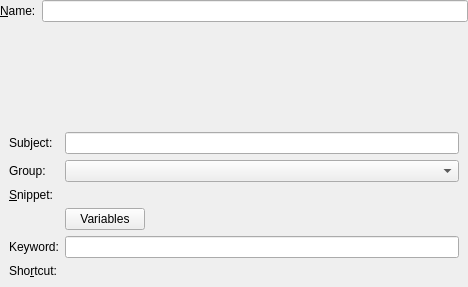
<?xml version="1.0" encoding="UTF-8"?>
<ui version="4.0">
 <class>SnippetWidget</class>
 <widget class="QWidget" name="SnippetWidget">
  <property name="geometry">
   <rect>
    <x>0</x>
    <y>0</y>
    <width>468</width>
    <height>287</height>
   </rect>
  </property>
  <layout class="QVBoxLayout" name="verticalLayout">
   <property name="leftMargin">
    <number>0</number>
   </property>
   <property name="topMargin">
    <number>0</number>
   </property>
   <property name="rightMargin">
    <number>0</number>
   </property>
   <property name="bottomMargin">
    <number>0</number>
   </property>
   <item>
    <layout class="QFormLayout" name="formLayout_2">
     <item row="0" column="0">
      <widget class="QLabel" name="nameLabel">
       <property name="text">
        <string>&amp;Name:</string>
       </property>
       <property name="wordWrap">
        <bool>false</bool>
       </property>
       <property name="buddy">
        <cstring>nameEdit</cstring>
       </property>
      </widget>
     </item>
     <item row="0" column="1">
      <widget class="KLineEdit" name="nameEdit"/>
     </item>
    </layout>
   </item>
   <item>
    <widget class="QWidget" name="groupWidget" native="true">
     <layout class="QGridLayout" name="gridLayout">
      <item row="3" column="2">
       <spacer name="horizontalSpacer">
        <property name="orientation">
         <enum>Qt::Horizontal</enum>
        </property>
        <property name="sizeHint" stdset="0">
         <size>
          <width>347</width>
          <height>20</height>
         </size>
        </property>
       </spacer>
      </item>
      <item row="2" column="0">
       <widget class="QLabel" name="textLabel">
        <property name="text">
         <string>&amp;Snippet:</string>
        </property>
        <property name="alignment">
         <set>Qt::AlignTop</set>
        </property>
        <property name="wordWrap">
         <bool>false</bool>
        </property>
        <property name="buddy">
         <cstring>snippetText</cstring>
        </property>
       </widget>
      </item>
      <item row="7" column="1" colspan="2">
       <widget class="KKeySequenceWidget" name="keyWidget">
        <property name="sizePolicy">
         <sizepolicy hsizetype="Preferred" vsizetype="Preferred">
          <horstretch>0</horstretch>
          <verstretch>0</verstretch>
         </sizepolicy>
        </property>
       </widget>
      </item>
      <item row="1" column="0">
       <widget class="QLabel" name="textLabelGroup">
        <property name="text">
         <string comment="Group to which the snippet belongs.">Group:</string>
        </property>
        <property name="wordWrap">
         <bool>false</bool>
        </property>
       </widget>
      </item>
      <item row="1" column="1" colspan="2">
       <widget class="KComboBox" name="groupBox"/>
      </item>
      <item row="2" column="1" colspan="2">
       <widget class="KPIMTextEdit::PlainTextEditorWidget" name="snippetText">
        <property name="font">
         <font>
          <family>Courier</family>
          <pointsize>11</pointsize>
         </font>
        </property>
       </widget>
      </item>
      <item row="6" column="0">
       <widget class="QLabel" name="label">
        <property name="text">
         <string>Keyword:</string>
        </property>
       </widget>
      </item>
      <item row="3" column="1">
       <widget class="QPushButton" name="pushButtonVariables">
        <property name="text">
         <string>Variables</string>
        </property>
       </widget>
      </item>
      <item row="7" column="0">
       <widget class="QLabel" name="keyWidgetLabel">
        <property name="text">
         <string>Sho&amp;rtcut:</string>
        </property>
        <property name="wordWrap">
         <bool>false</bool>
        </property>
        <property name="buddy">
         <cstring>keyWidget</cstring>
        </property>
       </widget>
      </item>
      <item row="6" column="1" colspan="2">
       <widget class="KLineEdit" name="keyword">
        <property name="urlDropsEnabled">
         <bool>false</bool>
        </property>
        <property name="trapEnterKeyEvent" stdset="0">
         <bool>true</bool>
        </property>
        <property name="showClearButton" stdset="0">
         <bool>true</bool>
        </property>
       </widget>
      </item>
      <item row="0" column="0">
       <widget class="QLabel" name="label_2">
        <property name="text">
         <string>Subject:</string>
        </property>
       </widget>
      </item>
      <item row="0" column="1" colspan="2">
       <widget class="KLineEdit" name="subject">
        <property name="clearButtonEnabled">
         <bool>true</bool>
        </property>
        <property name="urlDropsEnabled">
         <bool>false</bool>
        </property>
        <property name="trapEnterKeyEvent" stdset="0">
         <bool>true</bool>
        </property>
       </widget>
      </item>
     </layout>
    </widget>
   </item>
  </layout>
 </widget>
 <customwidgets>
  <customwidget>
   <class>KComboBox</class>
   <extends>QComboBox</extends>
   <header>kcombobox.h</header>
  </customwidget>
  <customwidget>
   <class>KLineEdit</class>
   <extends>QLineEdit</extends>
   <header>klineedit.h</header>
  </customwidget>
  <customwidget>
   <class>KPIMTextEdit::PlainTextEditorWidget</class>
   <extends>QWidget</extends>
   <header>kpimtextedit/plaintexteditorwidget.h</header>
  </customwidget>
  <customwidget>
   <class>KKeySequenceWidget</class>
   <extends>QWidget</extends>
   <header>kkeysequencewidget.h</header>
  </customwidget>
 </customwidgets>
 <resources/>
 <connections/>
</ui>
